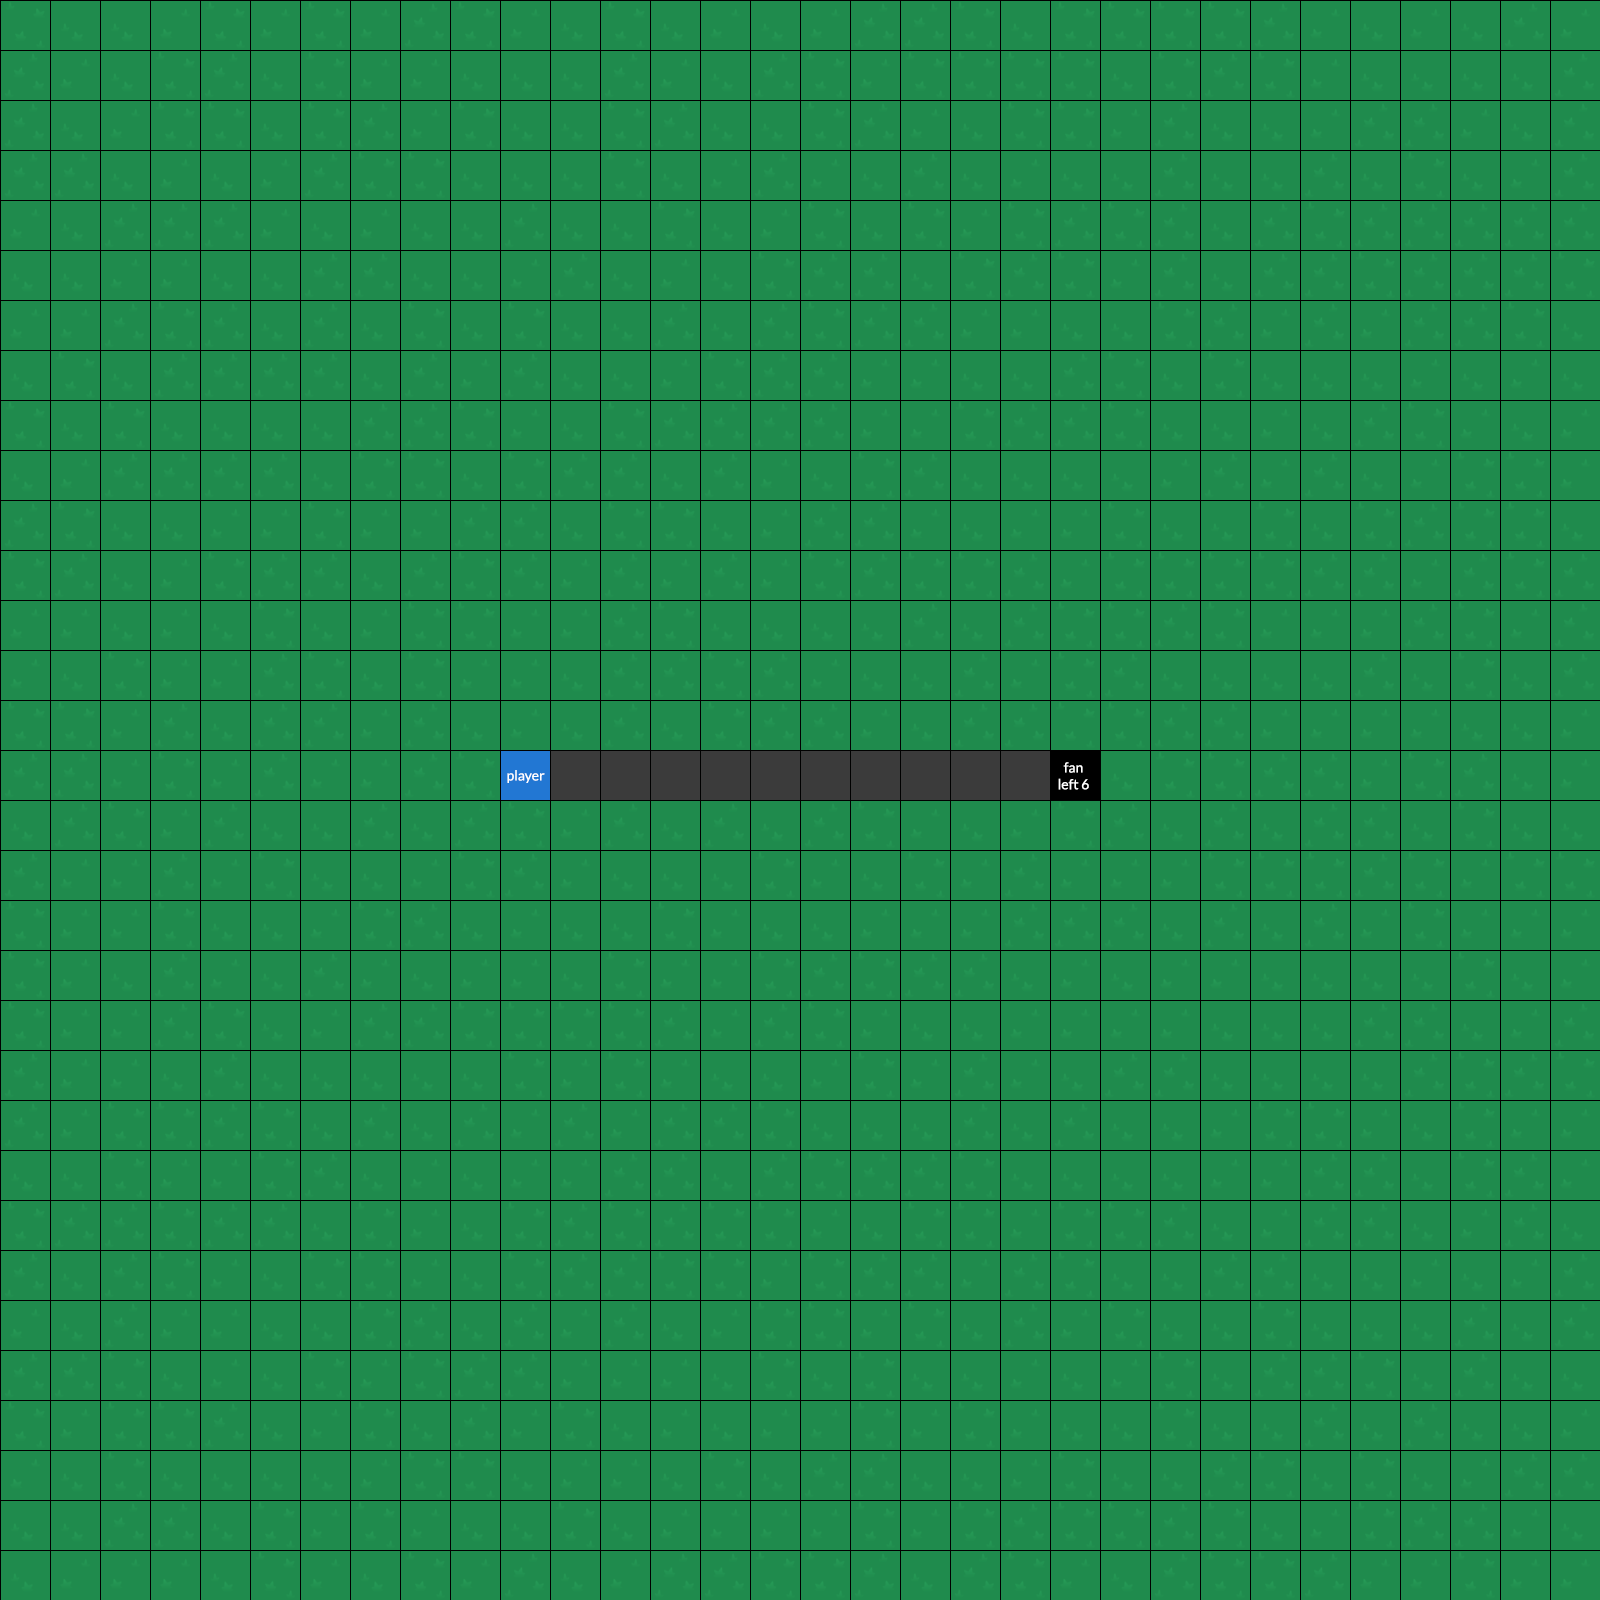

A level layout from a 2D game, rendered from its tile map. Below: a short description, then the map file with tile-grid data replaced by summaries:
An orthogonal 32x32 tile map with 50x50 px tiles, 4 tile layers (Background, Paths, Interactive, Foreground).

<map version="1.0" orientation="orthogonal" renderorder="right-down" width="32" height="32" tilewidth="50" tileheight="50" nextobjectid="1">
 <properties>
  <property name="name" value="Template" />
 </properties>
 <tileset firstgid="1" name="tiles" tilewidth="50" tileheight="50" spacing="2" tilecount="540" columns="27">
  <image source="../images/tiles.png" width="1404" height="1040" />
  <tile id="432">
   <properties>
    <property name="fan" type="int" value="2" />
    <property name="moveable" type="bool" value="false" />
    <property name="strength" type="int" value="1" />
   </properties>
  </tile>
  <tile id="433">
   <properties>
    <property name="fan" value="0" />
    <property name="moveable" type="bool" value="false" />
    <property name="strength" type="int" value="1" />
   </properties>
  </tile>
  <tile id="434">
   <properties>
    <property name="fan" value="2" />
    <property name="moveable" type="bool" value="false" />
    <property name="strength" type="int" value="2" />
   </properties>
  </tile>
  <tile id="435">
   <properties>
    <property name="fan" value="0" />
    <property name="moveable" type="bool" value="false" />
    <property name="strength" type="int" value="2" />
   </properties>
  </tile>
  <tile id="436">
   <properties>
    <property name="fan" value="2" />
    <property name="moveable" type="bool" value="false" />
    <property name="strength" type="int" value="3" />
   </properties>
  </tile>
  <tile id="437">
   <properties>
    <property name="fan" value="0" />
    <property name="moveable" type="bool" value="false" />
    <property name="strength" type="int" value="3" />
   </properties>
  </tile>
  <tile id="438">
   <properties>
    <property name="flame" type="int" value="1" />
   </properties>
  </tile>
  <tile id="439">
   <properties>
    <property name="flame" type="int" value="2" />
   </properties>
  </tile>
  <tile id="447">
   <properties>
    <property name="fan" type="int" value="2" />
    <property name="moveable" type="bool" value="true" />
    <property name="strength" type="int" value="1" />
   </properties>
  </tile>
  <tile id="448">
   <properties>
    <property name="fan" type="int" value="0" />
    <property name="moveable" type="bool" value="true" />
    <property name="strength" type="int" value="1" />
   </properties>
  </tile>
  <tile id="449">
   <properties>
    <property name="fan" type="int" value="2" />
    <property name="moveable" type="bool" value="true" />
    <property name="strength" type="int" value="2" />
   </properties>
  </tile>
  <tile id="450">
   <properties>
    <property name="fan" type="int" value="0" />
    <property name="moveable" type="bool" value="true" />
    <property name="strength" type="int" value="2" />
   </properties>
  </tile>
  <tile id="451">
   <properties>
    <property name="fan" type="int" value="2" />
    <property name="moveable" type="bool" value="true" />
    <property name="strength" type="int" value="3" />
   </properties>
  </tile>
  <tile id="452">
   <properties>
    <property name="fan" type="int" value="0" />
    <property name="moveable" type="bool" value="true" />
    <property name="strength" type="int" value="3" />
   </properties>
  </tile>
  <tile id="459">
   <properties>
    <property name="fan" value="3" />
    <property name="moveable" type="bool" value="false" />
    <property name="strength" type="int" value="1" />
   </properties>
  </tile>
  <tile id="460">
   <properties>
    <property name="fan" type="int" value="1" />
    <property name="moveable" type="bool" value="false" />
    <property name="strength" type="int" value="1" />
   </properties>
  </tile>
  <tile id="461">
   <properties>
    <property name="fan" value="3" />
    <property name="moveable" type="bool" value="false" />
    <property name="strength" type="int" value="2" />
   </properties>
  </tile>
  <tile id="462">
   <properties>
    <property name="fan" type="int" value="1" />
    <property name="moveable" type="bool" value="false" />
    <property name="strength" type="int" value="2" />
   </properties>
  </tile>
  <tile id="463">
   <properties>
    <property name="fan" value="3" />
    <property name="moveable" type="bool" value="false" />
    <property name="strength" type="int" value="3" />
   </properties>
  </tile>
  <tile id="464">
   <properties>
    <property name="fan" type="int" value="1" />
    <property name="moveable" type="bool" value="false" />
    <property name="strength" type="int" value="3" />
   </properties>
  </tile>
  <tile id="465">
   <properties>
    <property name="flame" type="int" value="3" />
   </properties>
  </tile>
  <tile id="466">
   <properties>
    <property name="flame" type="int" value="4" />
   </properties>
  </tile>
  <tile id="474">
   <properties>
    <property name="fan" type="int" value="3" />
    <property name="moveable" type="bool" value="true" />
    <property name="strength" type="int" value="1" />
   </properties>
  </tile>
  <tile id="475">
   <properties>
    <property name="fan" type="int" value="1" />
    <property name="moveable" type="bool" value="true" />
    <property name="strength" type="int" value="1" />
   </properties>
  </tile>
  <tile id="476">
   <properties>
    <property name="fan" type="int" value="3" />
    <property name="moveable" type="bool" value="true" />
    <property name="strength" type="int" value="2" />
   </properties>
  </tile>
  <tile id="477">
   <properties>
    <property name="fan" type="int" value="1" />
    <property name="moveable" type="bool" value="true" />
    <property name="strength" type="int" value="2" />
   </properties>
  </tile>
  <tile id="478">
   <properties>
    <property name="fan" type="int" value="3" />
    <property name="moveable" type="bool" value="true" />
    <property name="strength" type="int" value="3" />
   </properties>
  </tile>
  <tile id="479">
   <properties>
    <property name="fan" type="int" value="1" />
    <property name="moveable" type="bool" value="true" />
    <property name="strength" type="int" value="3" />
   </properties>
  </tile>
  <tile id="486">
   <properties>
    <property name="fan" value="2" />
    <property name="moveable" type="bool" value="false" />
    <property name="strength" type="int" value="4" />
   </properties>
  </tile>
  <tile id="487">
   <properties>
    <property name="fan" value="0" />
    <property name="moveable" type="bool" value="false" />
    <property name="strength" type="int" value="4" />
   </properties>
  </tile>
  <tile id="488">
   <properties>
    <property name="fan" value="2" />
    <property name="moveable" type="bool" value="false" />
    <property name="strength" type="int" value="5" />
   </properties>
  </tile>
  <tile id="489">
   <properties>
    <property name="fan" value="0" />
    <property name="moveable" type="bool" value="false" />
    <property name="strength" type="int" value="5" />
   </properties>
  </tile>
  <tile id="490">
   <properties>
    <property name="fan" value="2" />
    <property name="moveable" type="bool" value="false" />
    <property name="strength" type="int" value="6" />
   </properties>
  </tile>
  <tile id="491">
   <properties>
    <property name="fan" value="0" />
    <property name="moveable" type="bool" value="false" />
    <property name="strength" type="int" value="6" />
   </properties>
  </tile>
  <tile id="492">
   <properties>
    <property name="lava" type="int" value="1" />
   </properties>
  </tile>
  <tile id="493">
   <properties>
    <property name="lava" type="int" value="2" />
   </properties>
  </tile>
  <tile id="501">
   <properties>
    <property name="fan" type="int" value="2" />
    <property name="moveable" type="bool" value="true" />
    <property name="strength" type="int" value="4" />
   </properties>
  </tile>
  <tile id="502">
   <properties>
    <property name="fan" type="int" value="0" />
    <property name="moveable" type="bool" value="true" />
    <property name="strength" type="int" value="4" />
   </properties>
  </tile>
  <tile id="503">
   <properties>
    <property name="fan" type="int" value="2" />
    <property name="moveable" type="bool" value="true" />
    <property name="strength" type="int" value="5" />
   </properties>
  </tile>
  <tile id="504">
   <properties>
    <property name="fan" type="int" value="0" />
    <property name="moveable" type="bool" value="true" />
    <property name="strength" type="int" value="5" />
   </properties>
  </tile>
  <tile id="505">
   <properties>
    <property name="fan" type="int" value="2" />
    <property name="moveable" type="bool" value="true" />
    <property name="strength" type="int" value="6" />
   </properties>
  </tile>
  <tile id="506">
   <properties>
    <property name="fan" type="int" value="0" />
    <property name="moveable" type="bool" value="true" />
    <property name="strength" type="int" value="6" />
   </properties>
  </tile>
  <tile id="513">
   <properties>
    <property name="fan" value="3" />
    <property name="moveable" type="bool" value="false" />
    <property name="strength" type="int" value="4" />
   </properties>
  </tile>
  <tile id="514">
   <properties>
    <property name="fan" type="int" value="1" />
    <property name="moveable" type="bool" value="false" />
    <property name="strength" type="int" value="4" />
   </properties>
  </tile>
  <tile id="515">
   <properties>
    <property name="fan" value="3" />
    <property name="moveable" type="bool" value="false" />
    <property name="strength" type="int" value="5" />
   </properties>
  </tile>
  <tile id="516">
   <properties>
    <property name="fan" type="int" value="1" />
    <property name="moveable" type="bool" value="false" />
    <property name="strength" type="int" value="5" />
   </properties>
  </tile>
  <tile id="517">
   <properties>
    <property name="fan" value="3" />
    <property name="moveable" type="bool" value="false" />
    <property name="strength" type="int" value="6" />
   </properties>
  </tile>
  <tile id="518">
   <properties>
    <property name="fan" type="int" value="1" />
    <property name="moveable" type="bool" value="false" />
    <property name="strength" type="int" value="6" />
   </properties>
  </tile>
  <tile id="519">
   <properties>
    <property name="lava" type="int" value="3" />
   </properties>
  </tile>
  <tile id="520">
   <properties>
    <property name="lava" type="int" value="4" />
   </properties>
  </tile>
  <tile id="527">
   <properties>
    <property name="player" type="bool" value="true" />
   </properties>
  </tile>
  <tile id="528">
   <properties>
    <property name="fan" type="int" value="3" />
    <property name="moveable" type="bool" value="true" />
    <property name="strength" type="int" value="4" />
   </properties>
  </tile>
  <tile id="529">
   <properties>
    <property name="fan" type="int" value="1" />
    <property name="moveable" type="bool" value="true" />
    <property name="strength" type="int" value="4" />
   </properties>
  </tile>
  <tile id="530">
   <properties>
    <property name="fan" type="int" value="3" />
    <property name="moveable" type="bool" value="true" />
    <property name="strength" type="int" value="5" />
   </properties>
  </tile>
  <tile id="531">
   <properties>
    <property name="fan" type="int" value="1" />
    <property name="moveable" type="bool" value="true" />
    <property name="strength" type="int" value="5" />
   </properties>
  </tile>
  <tile id="532">
   <properties>
    <property name="fan" type="int" value="3" />
    <property name="moveable" type="bool" value="true" />
    <property name="strength" type="int" value="6" />
   </properties>
  </tile>
  <tile id="533">
   <properties>
    <property name="fan" type="int" value="1" />
    <property name="moveable" type="bool" value="true" />
    <property name="strength" type="int" value="6" />
   </properties>
  </tile>
 </tileset>
 <layer name="Background" width="32" height="32">
  <data>[1024 cells, 1013 non-empty, 5 distinct tile ids]</data>
 </layer>
 <layer name="Paths" width="32" height="32">
  <data>[1024 cells, 11 non-empty, 1 distinct tile ids]</data>
 </layer>
 <layer name="Interactive" width="32" height="32">
  <data>[1024 cells, 2 non-empty, 2 distinct tile ids]</data>
 </layer>
 <layer name="Foreground" width="32" height="32">
  <data>[1024 cells, 0 non-empty, 0 distinct tile ids]</data>
 </layer>
</map>
